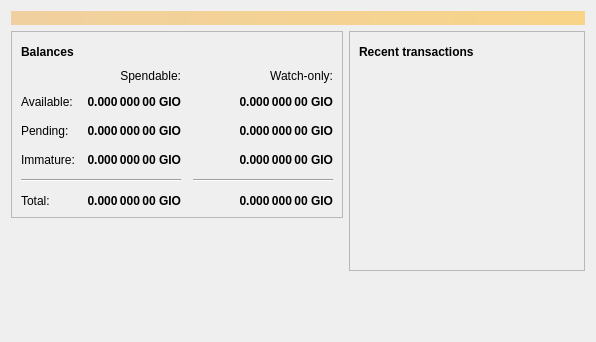
<?xml version="1.0" encoding="UTF-8"?>
<ui version="4.0">
 <class>OverviewPage</class>
 <widget class="QWidget" name="OverviewPage">
  <property name="geometry">
   <rect>
    <x>0</x>
    <y>0</y>
    <width>596</width>
    <height>342</height>
   </rect>
  </property>
  <property name="windowTitle">
   <string>Form</string>
  </property>
  <layout class="QVBoxLayout" name="topLayout">
   <item>
    <widget class="QLabel" name="labelAlerts">
     <property name="visible">
      <bool>false</bool>
     </property>
     <property name="styleSheet">
      <string notr="true">QLabel { background-color: qlineargradient(x1: 0, y1: 0, x2: 1, y2: 0, stop:0 #F0D0A0, stop:1 #F8D488); color:#000000; }</string>
     </property>
     <property name="wordWrap">
      <bool>true</bool>
     </property>
     <property name="margin">
      <number>3</number>
     </property>
     <property name="textInteractionFlags">
      <set>Qt::TextSelectableByMouse</set>
     </property>
    </widget>
   </item>
   <item>
    <layout class="QHBoxLayout" name="horizontalLayout" stretch="1,1">
     <item>
      <layout class="QVBoxLayout" name="verticalLayout_2">
       <item>
        <widget class="QFrame" name="frame">
         <property name="frameShape">
          <enum>QFrame::StyledPanel</enum>
         </property>
         <property name="frameShadow">
          <enum>QFrame::Raised</enum>
         </property>
         <layout class="QVBoxLayout" name="verticalLayout_4">
          <item>
           <layout class="QHBoxLayout" name="horizontalLayout_4">
            <item>
             <widget class="QLabel" name="label_5">
              <property name="font">
               <font>
                <weight>75</weight>
                <bold>true</bold>
               </font>
              </property>
              <property name="text">
               <string>Balances</string>
              </property>
             </widget>
            </item>
            <item>
             <widget class="QPushButton" name="labelWalletStatus">
              <property name="enabled">
               <bool>false</bool>
              </property>
              <property name="maximumSize">
               <size>
                <width>30</width>
                <height>16777215</height>
               </size>
              </property>
              <property name="toolTip">
               <string>The displayed information may be out of date. Your wallet automatically synchronizes with the Graviocoin network after a connection is established, but this process has not completed yet.</string>
              </property>
              <property name="text">
               <string/>
              </property>
              <property name="icon">
               <iconset resource="../bitcoin.qrc">
                <normaloff>:/icons/warning</normaloff>
                <disabledoff>:/icons/warning</disabledoff>:/icons/warning</iconset>
              </property>
              <property name="iconSize">
               <size>
                <width>24</width>
                <height>24</height>
               </size>
              </property>
              <property name="flat">
               <bool>true</bool>
              </property>
             </widget>
            </item>
            <item>
             <spacer name="horizontalSpacer_3">
              <property name="orientation">
               <enum>Qt::Horizontal</enum>
              </property>
              <property name="sizeHint" stdset="0">
               <size>
                <width>40</width>
                <height>20</height>
               </size>
              </property>
             </spacer>
            </item>
           </layout>
          </item>
          <item>
           <layout class="QGridLayout" name="gridLayout">
            <property name="spacing">
             <number>12</number>
            </property>
            <item row="2" column="2">
             <widget class="QLabel" name="labelWatchPending">
              <property name="font">
               <font>
                <weight>75</weight>
                <bold>true</bold>
               </font>
              </property>
              <property name="cursor">
               <cursorShape>IBeamCursor</cursorShape>
              </property>
              <property name="toolTip">
               <string>Unconfirmed transactions to watch-only addresses</string>
              </property>
              <property name="text">
               <string notr="true">0.000 000 00 GIO</string>
              </property>
              <property name="alignment">
               <set>Qt::AlignRight|Qt::AlignTrailing|Qt::AlignVCenter</set>
              </property>
              <property name="textInteractionFlags">
               <set>Qt::LinksAccessibleByMouse|Qt::TextSelectableByKeyboard|Qt::TextSelectableByMouse</set>
              </property>
             </widget>
            </item>
            <item row="2" column="1">
             <widget class="QLabel" name="labelUnconfirmed">
              <property name="font">
               <font>
                <weight>75</weight>
                <bold>true</bold>
               </font>
              </property>
              <property name="cursor">
               <cursorShape>IBeamCursor</cursorShape>
              </property>
              <property name="toolTip">
               <string>Total of transactions that have yet to be confirmed, and do not yet count toward the spendable balance</string>
              </property>
              <property name="text">
               <string notr="true">0.000 000 00 GIO</string>
              </property>
              <property name="alignment">
               <set>Qt::AlignRight|Qt::AlignTrailing|Qt::AlignVCenter</set>
              </property>
              <property name="textInteractionFlags">
               <set>Qt::LinksAccessibleByMouse|Qt::TextSelectableByKeyboard|Qt::TextSelectableByMouse</set>
              </property>
             </widget>
            </item>
            <item row="3" column="2">
             <widget class="QLabel" name="labelWatchImmature">
              <property name="font">
               <font>
                <weight>75</weight>
                <bold>true</bold>
               </font>
              </property>
              <property name="cursor">
               <cursorShape>IBeamCursor</cursorShape>
              </property>
              <property name="toolTip">
               <string>Mined balance in watch-only addresses that has not yet matured</string>
              </property>
              <property name="text">
               <string notr="true">0.000 000 00 GIO</string>
              </property>
              <property name="alignment">
               <set>Qt::AlignRight|Qt::AlignTrailing|Qt::AlignVCenter</set>
              </property>
              <property name="textInteractionFlags">
               <set>Qt::LinksAccessibleByMouse|Qt::TextSelectableByKeyboard|Qt::TextSelectableByMouse</set>
              </property>
             </widget>
            </item>
            <item row="4" column="0" colspan="2">
             <widget class="Line" name="line">
              <property name="orientation">
               <enum>Qt::Horizontal</enum>
              </property>
             </widget>
            </item>
            <item row="4" column="2">
             <widget class="Line" name="lineWatchBalance">
              <property name="sizePolicy">
               <sizepolicy hsizetype="Preferred" vsizetype="Fixed">
                <horstretch>0</horstretch>
                <verstretch>0</verstretch>
               </sizepolicy>
              </property>
              <property name="minimumSize">
               <size>
                <width>140</width>
                <height>0</height>
               </size>
              </property>
              <property name="orientation">
               <enum>Qt::Horizontal</enum>
              </property>
             </widget>
            </item>
            <item row="5" column="0">
             <widget class="QLabel" name="labelTotalText">
              <property name="text">
               <string>Total:</string>
              </property>
             </widget>
            </item>
            <item row="3" column="1">
             <widget class="QLabel" name="labelImmature">
              <property name="font">
               <font>
                <weight>75</weight>
                <bold>true</bold>
               </font>
              </property>
              <property name="cursor">
               <cursorShape>IBeamCursor</cursorShape>
              </property>
              <property name="toolTip">
               <string>Mined balance that has not yet matured</string>
              </property>
              <property name="text">
               <string notr="true">0.000 000 00 GIO</string>
              </property>
              <property name="alignment">
               <set>Qt::AlignRight|Qt::AlignTrailing|Qt::AlignVCenter</set>
              </property>
              <property name="textInteractionFlags">
               <set>Qt::LinksAccessibleByMouse|Qt::TextSelectableByKeyboard|Qt::TextSelectableByMouse</set>
              </property>
             </widget>
            </item>
            <item row="2" column="3">
             <spacer name="horizontalSpacer_2">
              <property name="orientation">
               <enum>Qt::Horizontal</enum>
              </property>
              <property name="sizeHint" stdset="0">
               <size>
                <width>40</width>
                <height>20</height>
               </size>
              </property>
             </spacer>
            </item>
            <item row="3" column="0">
             <widget class="QLabel" name="labelImmatureText">
              <property name="text">
               <string>Immature:</string>
              </property>
             </widget>
            </item>
            <item row="5" column="1">
             <widget class="QLabel" name="labelTotal">
              <property name="font">
               <font>
                <weight>75</weight>
                <bold>true</bold>
               </font>
              </property>
              <property name="cursor">
               <cursorShape>IBeamCursor</cursorShape>
              </property>
              <property name="toolTip">
               <string>Your current total balance</string>
              </property>
              <property name="text">
               <string notr="true">0.000 000 00 GIO</string>
              </property>
              <property name="alignment">
               <set>Qt::AlignRight|Qt::AlignTrailing|Qt::AlignVCenter</set>
              </property>
              <property name="textInteractionFlags">
               <set>Qt::LinksAccessibleByMouse|Qt::TextSelectableByKeyboard|Qt::TextSelectableByMouse</set>
              </property>
             </widget>
            </item>
            <item row="5" column="2">
             <widget class="QLabel" name="labelWatchTotal">
              <property name="font">
               <font>
                <weight>75</weight>
                <bold>true</bold>
               </font>
              </property>
              <property name="cursor">
               <cursorShape>IBeamCursor</cursorShape>
              </property>
              <property name="toolTip">
               <string>Current total balance in watch-only addresses</string>
              </property>
              <property name="text">
               <string notr="true">0.000 000 00 GIO</string>
              </property>
              <property name="alignment">
               <set>Qt::AlignRight|Qt::AlignTrailing|Qt::AlignVCenter</set>
              </property>
              <property name="textInteractionFlags">
               <set>Qt::LinksAccessibleByMouse|Qt::TextSelectableByKeyboard|Qt::TextSelectableByMouse</set>
              </property>
             </widget>
            </item>
            <item row="0" column="2">
             <widget class="QLabel" name="labelWatchonly">
              <property name="text">
               <string>Watch-only:</string>
              </property>
              <property name="alignment">
               <set>Qt::AlignRight|Qt::AlignTrailing|Qt::AlignVCenter</set>
              </property>
             </widget>
            </item>
            <item row="1" column="0">
             <widget class="QLabel" name="labelBalanceText">
              <property name="text">
               <string>Available:</string>
              </property>
             </widget>
            </item>
            <item row="1" column="1">
             <widget class="QLabel" name="labelBalance">
              <property name="font">
               <font>
                <weight>75</weight>
                <bold>true</bold>
               </font>
              </property>
              <property name="cursor">
               <cursorShape>IBeamCursor</cursorShape>
              </property>
              <property name="toolTip">
               <string>Your current spendable balance</string>
              </property>
              <property name="text">
               <string notr="true">0.000 000 00 GIO</string>
              </property>
              <property name="alignment">
               <set>Qt::AlignRight|Qt::AlignTrailing|Qt::AlignVCenter</set>
              </property>
              <property name="textInteractionFlags">
               <set>Qt::LinksAccessibleByMouse|Qt::TextSelectableByKeyboard|Qt::TextSelectableByMouse</set>
              </property>
             </widget>
            </item>
            <item row="1" column="2">
             <widget class="QLabel" name="labelWatchAvailable">
              <property name="font">
               <font>
                <weight>75</weight>
                <bold>true</bold>
               </font>
              </property>
              <property name="cursor">
               <cursorShape>IBeamCursor</cursorShape>
              </property>
              <property name="toolTip">
               <string>Your current balance in watch-only addresses</string>
              </property>
              <property name="text">
               <string notr="true">0.000 000 00 GIO</string>
              </property>
              <property name="alignment">
               <set>Qt::AlignRight|Qt::AlignTrailing|Qt::AlignVCenter</set>
              </property>
              <property name="textInteractionFlags">
               <set>Qt::LinksAccessibleByMouse|Qt::TextSelectableByKeyboard|Qt::TextSelectableByMouse</set>
              </property>
             </widget>
            </item>
            <item row="2" column="0">
             <widget class="QLabel" name="labelPendingText">
              <property name="text">
               <string>Pending:</string>
              </property>
             </widget>
            </item>
            <item row="0" column="1">
             <widget class="QLabel" name="labelSpendable">
              <property name="text">
               <string>Spendable:</string>
              </property>
              <property name="alignment">
               <set>Qt::AlignRight|Qt::AlignTrailing|Qt::AlignVCenter</set>
              </property>
             </widget>
            </item>
           </layout>
          </item>
         </layout>
        </widget>
       </item>
       <item>
        <spacer name="verticalSpacer">
         <property name="orientation">
          <enum>Qt::Vertical</enum>
         </property>
         <property name="sizeHint" stdset="0">
          <size>
           <width>20</width>
           <height>40</height>
          </size>
         </property>
        </spacer>
       </item>
      </layout>
     </item>
     <item>
      <layout class="QVBoxLayout" name="verticalLayout_3">
       <item>
        <widget class="QFrame" name="frame_2">
         <property name="frameShape">
          <enum>QFrame::StyledPanel</enum>
         </property>
         <property name="frameShadow">
          <enum>QFrame::Raised</enum>
         </property>
         <layout class="QVBoxLayout" name="verticalLayout">
          <item>
           <layout class="QHBoxLayout" name="horizontalLayout_2">
            <item>
             <widget class="QLabel" name="label_4">
              <property name="font">
               <font>
                <weight>75</weight>
                <bold>true</bold>
               </font>
              </property>
              <property name="text">
               <string>Recent transactions</string>
              </property>
             </widget>
            </item>
            <item>
             <widget class="QPushButton" name="labelTransactionsStatus">
              <property name="enabled">
               <bool>false</bool>
              </property>
              <property name="maximumSize">
               <size>
                <width>30</width>
                <height>16777215</height>
               </size>
              </property>
              <property name="toolTip">
               <string>The displayed information may be out of date. Your wallet automatically synchronizes with the Graviocoin network after a connection is established, but this process has not completed yet.</string>
              </property>
              <property name="text">
               <string/>
              </property>
              <property name="icon">
               <iconset resource="../bitcoin.qrc">
                <normaloff>:/icons/warning</normaloff>
                <disabledoff>:/icons/warning</disabledoff>:/icons/warning</iconset>
              </property>
              <property name="iconSize">
               <size>
                <width>24</width>
                <height>24</height>
               </size>
              </property>
              <property name="flat">
               <bool>true</bool>
              </property>
             </widget>
            </item>
            <item>
             <spacer name="horizontalSpacer">
              <property name="orientation">
               <enum>Qt::Horizontal</enum>
              </property>
              <property name="sizeHint" stdset="0">
               <size>
                <width>40</width>
                <height>20</height>
               </size>
              </property>
             </spacer>
            </item>
           </layout>
          </item>
          <item>
           <widget class="QListView" name="listTransactions">
            <property name="styleSheet">
             <string notr="true">QListView { background: transparent; }</string>
            </property>
            <property name="frameShape">
             <enum>QFrame::NoFrame</enum>
            </property>
            <property name="verticalScrollBarPolicy">
             <enum>Qt::ScrollBarAlwaysOff</enum>
            </property>
            <property name="horizontalScrollBarPolicy">
             <enum>Qt::ScrollBarAlwaysOff</enum>
            </property>
            <property name="selectionMode">
             <enum>QAbstractItemView::NoSelection</enum>
            </property>
           </widget>
          </item>
         </layout>
        </widget>
       </item>
       <item>
        <spacer name="verticalSpacer_2">
         <property name="orientation">
          <enum>Qt::Vertical</enum>
         </property>
         <property name="sizeHint" stdset="0">
          <size>
           <width>20</width>
           <height>40</height>
          </size>
         </property>
        </spacer>
       </item>
      </layout>
     </item>
    </layout>
   </item>
  </layout>
 </widget>
 <resources/>
 <connections/>
</ui>
